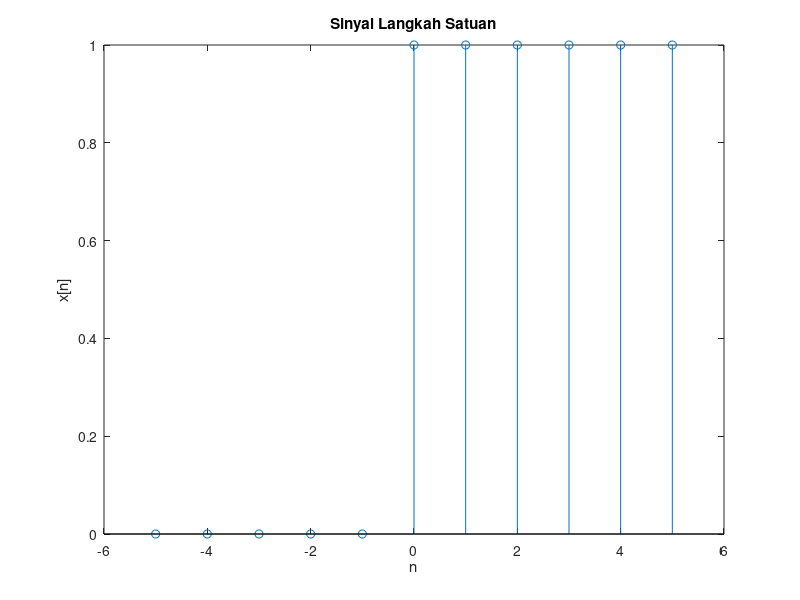

Recreate this plot in MATLAB.


clc
clear all

k=0;
n1=-5;
n2=5;
n =[n1:n2];
x =[(n-k) >= 0];
stem(n,x);
title('Sinyal Langkah Satuan')
xlabel('n')
ylabel('x[n]')